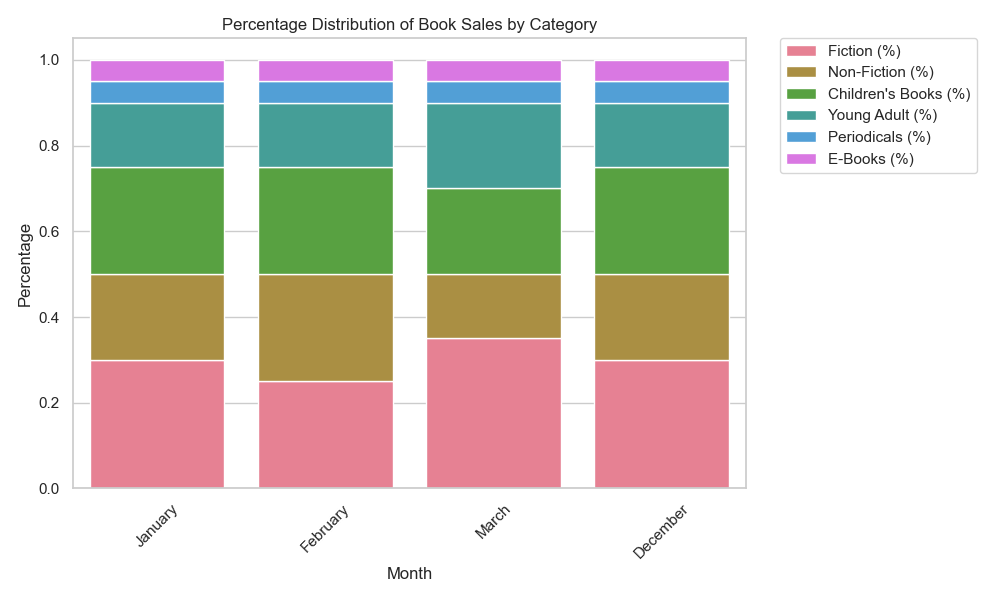

The Python source for this figure:

import pandas as pd
import matplotlib.pyplot as plt
import seaborn as sns

# Given data
data = [
    {'Month': 'January', 'Fiction (%)': 30, 'Non-Fiction (%)': 20, "Children's Books (%)": 25, 'Young Adult (%)': 15, 'Periodicals (%)': 5, 'E-Books (%)': 5},
    {'Month': 'February', 'Fiction (%)': 25, 'Non-Fiction (%)': 25, "Children's Books (%)": 25, 'Young Adult (%)': 15, 'Periodicals (%)': 5, 'E-Books (%)': 5},
    {'Month': 'March', 'Fiction (%)': 35, 'Non-Fiction (%)': 15, "Children's Books (%)": 20, 'Young Adult (%)': 20, 'Periodicals (%)': 5, 'E-Books (%)': 5},
    # ... (add the rest of the months here)
    {'Month': 'December', 'Fiction (%)': 30, 'Non-Fiction (%)': 20, "Children's Books (%)": 25, 'Young Adult (%)': 15, 'Periodicals (%)': 5, 'E-Books (%)': 5}
]

# Create a DataFrame
df = pd.DataFrame(data)

# Set the 'Month' column as index
df.set_index('Month', inplace=True)

# Normalize the data to get the percentage of each category for each month
df_normalized = df.div(df.sum(axis=1), axis=0)

# Define the bottom position for each stack
bottom = pd.Series([0]*df_normalized.shape[0], index=df_normalized.index)

# Color palette for consistency
palette = sns.color_palette("husl", len(df.columns))

# Plot bar chart
plt.figure(figsize=(10, 6))  # Set the figure size

for i, col in enumerate(df.columns):
    sns.barplot(x=df_normalized.index, y=df_normalized[col], label=col, color=palette[i], bottom=bottom)
    bottom += df_normalized[col]

# Decorate the plot
plt.xticks(rotation=45)
plt.ylabel('Percentage')
plt.title('Percentage Distribution of Book Sales by Category')
plt.legend(bbox_to_anchor=(1.05, 1), loc=2, borderaxespad=0.)  # Place legend outside the plot

plt.tight_layout()
plt.show()
